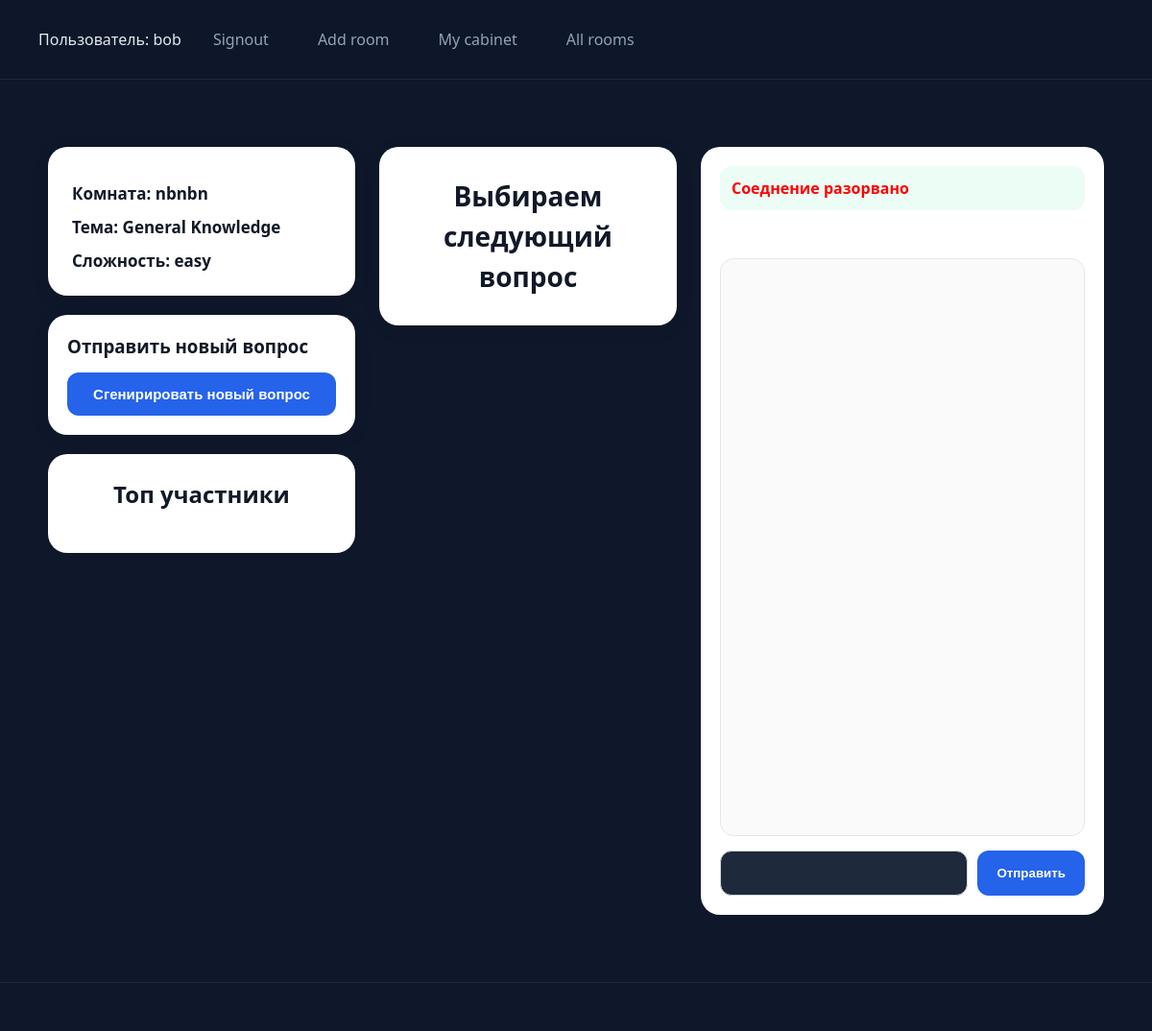
Before: /chatting/chat_room/6 (signed in) with the older database file.
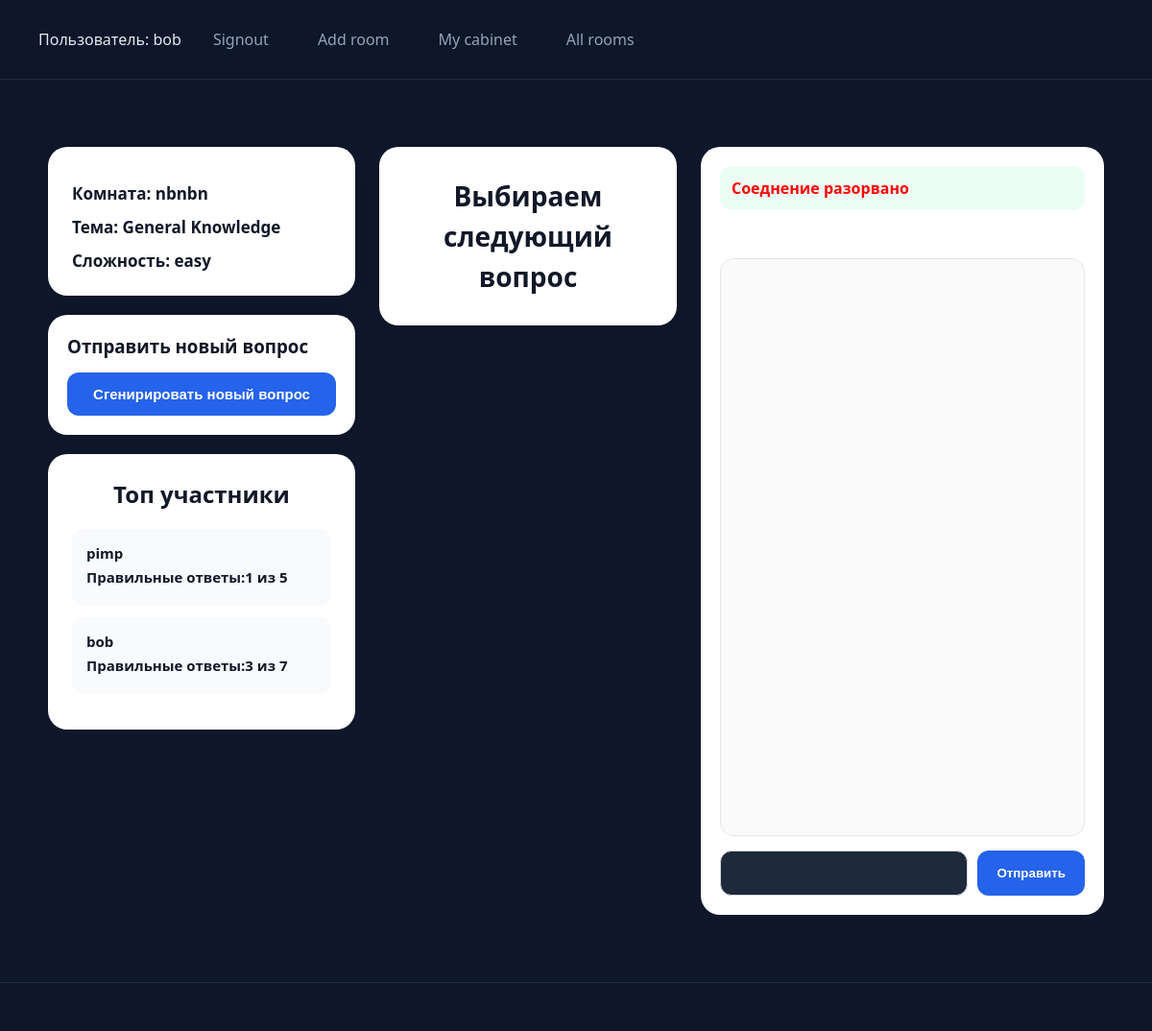
After: the same page with the newer database file.
### users/models.py (models this page shows)
class CustomerUser(AbstractUser):
    teacher = models.BooleanField(default=False,verbose_name='Вы хотите иметь возможность создавать комнаты?(Будет выслан код подтверждения на вашу почту)')
    @property
    def is_teacher(self):
        return self.teacher
    def __str__(self):
        return self.username

### chatting/models.py (models this page shows)
class Room(models.Model):
    title = models.CharField()
    teacher = models.ForeignKey(CustomerUser,on_delete=models.CASCADE)
    students = models.ManyToManyField(CustomerUser,related_name="student_rooms")
    category = models.CharField(null=True,blank=True)
    dificulty = models.CharField(null=True,blank=True)
    question = models.URLField(default='https://opentdb.com/api.php?amount=1&category=25&difficulty=easy')

class Answer(models.Model):
    student = models.ForeignKey(CustomerUser,on_delete=models.CASCADE,related_name="student_answers")
    room = models.ForeignKey(Room,on_delete=models.CASCADE,default=None)
    right = models.IntegerField(default=0)
    total_count = models.IntegerField(default=0)

### users/views.py (the view)
    def wrapper(request,*args,**kwargs):
        if request.user.is_authenticated:
            return func(request,*args,**kwargs)
        return redirect('users:signin')

### chatting/views.py (called while the page is built)
@login_required
def chat_room(request,room_id):
    room = Room.objects.filter(id=room_id).first()
    top_answers = Answer.objects.filter(room=room).order_by('right')[:3]
    return render(request,'chat.html',{'room':room,'top_answers':top_answers})

### users/views.py (called while the page is built)
def login_required(func):
    def wrapper(request,*args,**kwargs):
        if request.user.is_authenticated:
            return func(request,*args,**kwargs)
        return redirect('users:signin')
    return wrapper

### chatting/templates/chat.html (shortened to what this page needs)
{% extends 'base.html' %}
{% load static %}
{% block content %}
<div class="chat-container">
    <div class="left-box">
        <div class="room-info">
        <h2>Комната: {{room.title}}</h2>
        <h2>Тема: {{room.category}}</h2>
        <h2>Сложность: {{room.dificulty}}</h2>
    </div>
        {% if request.user == room.teacher %}
        <div class="teacher-box">
        <h3>Отправить новый вопрос</h3>
        <button id="send-question">Сгенирировать новый вопрос</button>
    </div>
    {% endif %}
    <div class="score">
        <h2>Топ участники</h2>
        {% for answer in top_answers %}
        <div class="score-item">
        <h3>{{answer.student.username}}</h3>
        <h3>Правильные ответы:{{answer.right}} из {{answer.total_count}} </h3>
        </div>
        {% endfor %}
    </div>
    </div>
       <div class="center-box">
        <div class="task-log"> <h2>Выбираем следующий вопрос</h2></div>
       </div>
    <div class="right-box">
        <div class="chat-box">
        <div class="status">Подключение к серверу... </div>
        <div class="messages"></div>
    <div class="chat-log"></div>
    <div class="controlls">
        <input type="text" id="message-input">
        <button class="send-btn">Отправить</button>
    </div>
    </div>
    </div>
    </div>
{% endblock %}

### users/templates/base.html (shortened to what this page needs)
{% load static %}
<!DOCTYPE html>
<html lang="en">
<head>
    {% block style %} <link rel="stylesheet" href="{% static 'css/style.css' %}"> {% endblock %}
</head>
<body>
    <header>
        {% if request.user.is_authenticated %}
        Пользователь: {{request.user}}
        <a href="{% url 'users:signout' %}">Signout</a>
            {% if request.user.is_teacher %}
            <a href="{% url 'chatting:create_room' %}">Add room</a>
            <a href="{% url 'chatting:teacher_cabinet' %}">My cabinet</a>
            {% endif %}
        <a href="{% url 'chatting:all_rooms' %}">All rooms</a>
        {% else %}
        <a href="{% url 'users:signin' %}">Signin</a>
        <a href="{% url 'users:signup' %}">Signup</a>
        {% endif %}
    </header>
    <main>
        {% block content %}
        {% endblock %}
    </main>
    <footer>
    </footer>
</body>
</html>

### users/static/css/style.css (style rules this page uses)
* { margin: 0; padding: 0; box-sizing: border-box; }
body { min-height: 100vh; background: #0f172a; color: #e2e8f0; font-family: "Segoe UI", sans-serif; display: flex; flex-direction: column; }
header { display: flex; gap: 15px; align-items: center; padding: 20px 40px; background: rgba(15, 23, 42, 0.9); border-bottom: 1px solid #1e293b; backdrop-filter: blur(10px); }
header a { text-decoration: none; color: #94a3b8; padding: 10px 18px; border-radius: 10px; transition: .25s; }
main { width: min(1200px, 95%); margin: 40px auto; flex: 1; }
input, textarea, select { background: #1e293b; border: 1px solid #334155; color: white; padding: 14px; border-radius: 12px; font-size: 15px; }
button { background: linear-gradient(135deg, #8b5cf6, #6366f1); color: white; border: none; padding: 14px; border-radius: 12px; font-weight: 600; cursor: pointer; transition: .3s; }
footer { padding: 25px; text-align: center; border-top: 1px solid #1e293b; color: #64748b; }
.chat-container { max-width: 1700px; margin: 30px auto; padding: 0 20px; display: grid; grid-template-columns: 320px 1fr 420px; gap: 25px; }
.left-box, .center-box, .right-box { display: flex; flex-direction: column; gap: 20px; }
.room-info { background: white; padding: 25px; border-radius: 20px; box-shadow: 0 4px 20px rgba(0,0,0,.07); }
.room-info h2:not(:first-child) { font-size: 17px; margin-top: 12px; color: #111827; }
.teacher-box { background: white; padding: 20px; border-radius: 20px; box-shadow: 0 4px 20px rgba(0,0,0,.07); }
.teacher-box h3 { margin-bottom: 15px; color:#111827; }
.teacher-box button { width: 100%; border: none; padding: 14px; border-radius: 12px; background: #2563eb; color: white; cursor: pointer; font-size: 15px; }
.task-log { min-height: 140px; background: white; border-radius: 20px; padding: 30px; box-shadow: 0 4px 20px rgba(0,0,0,.07); display: flex; align-items: center; justify-content: center; }
.task-log h2 { font-size: 28px; text-align: center; line-height: 1.5; color: #111827; }
.chat-box { background: white; border-radius: 20px; padding: 20px; display: flex; flex-direction: column; height: 800px; }
.status { padding: 12px; background: #ecfdf5; color: #059669; border-radius: 12px; margin-bottom: 10px; font-weight: 600; }
.messages { min-height: 30px; margin-bottom: 10px; color: #dc2626; }
.chat-log { flex: 1; overflow-y: auto; border: 1px solid #e5e7eb; border-radius: 14px; padding: 15px; background: #fafafa; }
.controlls { display: flex; gap: 10px; margin-top: 15px; }
.controlls input { flex: 1; padding: 14px; border: 1px solid #d1d5db; border-radius: 12px; }
.send-btn { border: none; padding: 14px 20px; border-radius: 12px; background: #2563eb; color: white; cursor: pointer; }
.score { background: white; padding: 25px; border-radius: 20px; }
.score h2 { text-align: center; margin-bottom: 20px; color: #111827; }
.score-item { padding: 15px; background: #f8fafc; border-radius: 12px; margin-bottom: 12px; color: #111827; }
.score-item h3 { font-size: 15px; margin-bottom: 5px; color: #111827; }

Changed rows visible on the page:
added Answer: student.username "pimp", right "1", total_count "5"
added Answer: student.username "bob", right "3", total_count "7"
